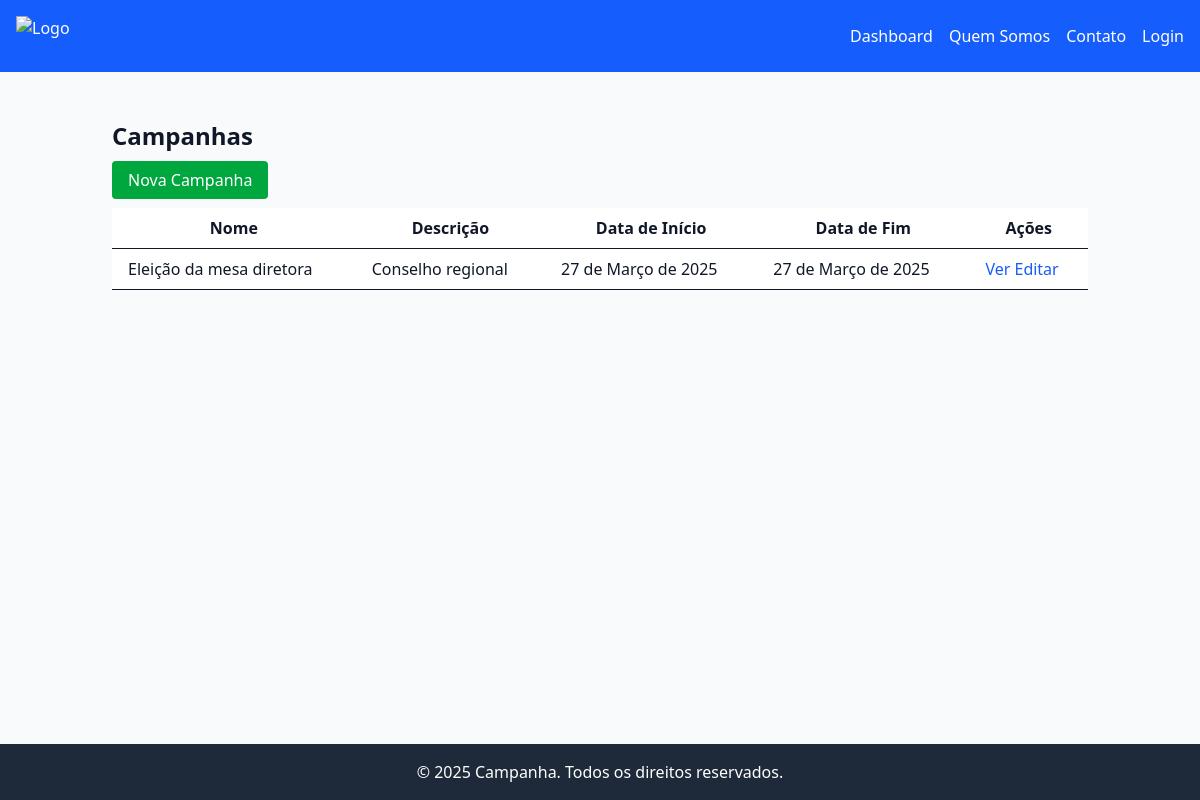
/campanhas/, run on an earlier commit of the app's database.
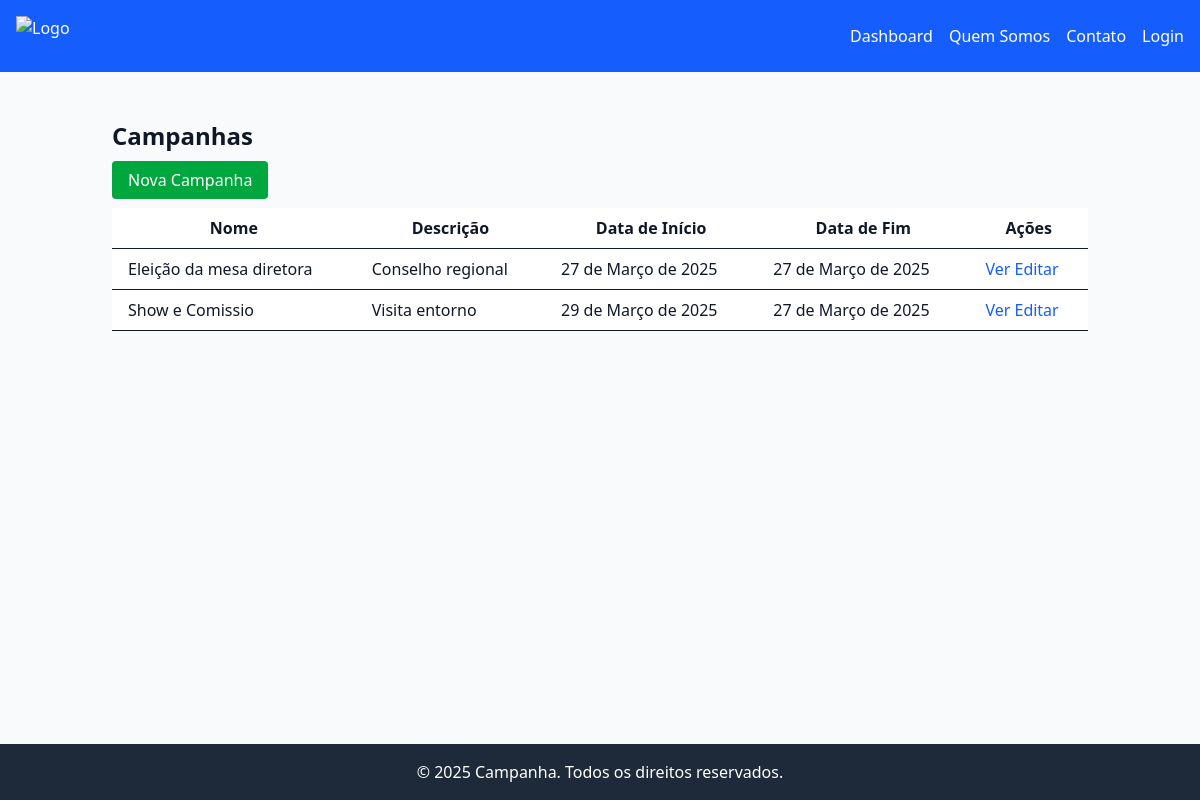
And on a later commit of the database.
### campanha/models.py (models this page shows, shortened)
class Campanha(models.Model):
    nome = models.CharField(max_length=255)
    descricao = models.TextField()
    data_inicio = models.DateField()
    data_fim = models.DateField()

### campanha/views.py (the view)
# urls.py: path('campanhas/', views.list_campanhas, name='campanha_list'),
def list_campanhas(request):
    campanhas = Campanha.objects.all()
    return render(request, 'campanha/campanha_list.html', {'campanhas': campanhas})

### campanha/templates/campanha/campanha_list.html (shortened to what this page needs)
{% extends 'base1.html' %}
{% block content %}
<div class="container mx-auto p-6">
    <h1 class="text-2xl font-bold mb-4">Campanhas</h1>
    <a href="{% url 'campanha:campanha_create' %}" class="bg-green-600 text-white px-4 py-2 rounded">Nova Campanha</a>
    <table class="min-w-full mt-4 bg-white">
        <thead>
            <tr>
                <th class="py-2 px-4 border-b">Nome</th>
                <th class="py-2 px-4 border-b">Descrição</th>
                <th class="py-2 px-4 border-b">Data de Início</th>
                <th class="py-2 px-4 border-b">Data de Fim</th>
                <th class="py-2 px-4 border-b">Ações</th>
            </tr>
        </thead>
        <tbody>
            {% for campanha in campanhas %}
            <tr class="hover:bg-gray-100">
                <td class="py-2 px-4 border-b">{{ campanha.nome }}</td>
                <td class="py-2 px-4 border-b">{{ campanha.descricao }}</td>
                <td class="py-2 px-4 border-b">{{ campanha.data_inicio }}</td>
                <td class="py-2 px-4 border-b">{{ campanha.data_fim }}</td>
                <td class="py-2 px-4 border-b">
                    <a href="{% url 'campanha:campanha_detail' campanha.pk %}" class="text-blue-600 hover:underline">Ver</a>
                    <a href="{% url 'campanha:campanha_edit' campanha.pk %}" class="text-blue-600 hover:underline">Editar</a>
                </td>
            </tr>
            {% empty %}
            <tr>
                <td colspan="5" class="py-2 px-4 text-center">Nenhuma campanha encontrada.</td>
            </tr>
            {% endfor %}
        </tbody>
    </table>
</div>
{% endblock %}

What changed in the data, as far as the page shows it:
added Campanha: nome "Show e Comissio", descricao "Visita entorno", data_inicio "29 de Março de 2025", data_fim "27 de Março de 2025"
